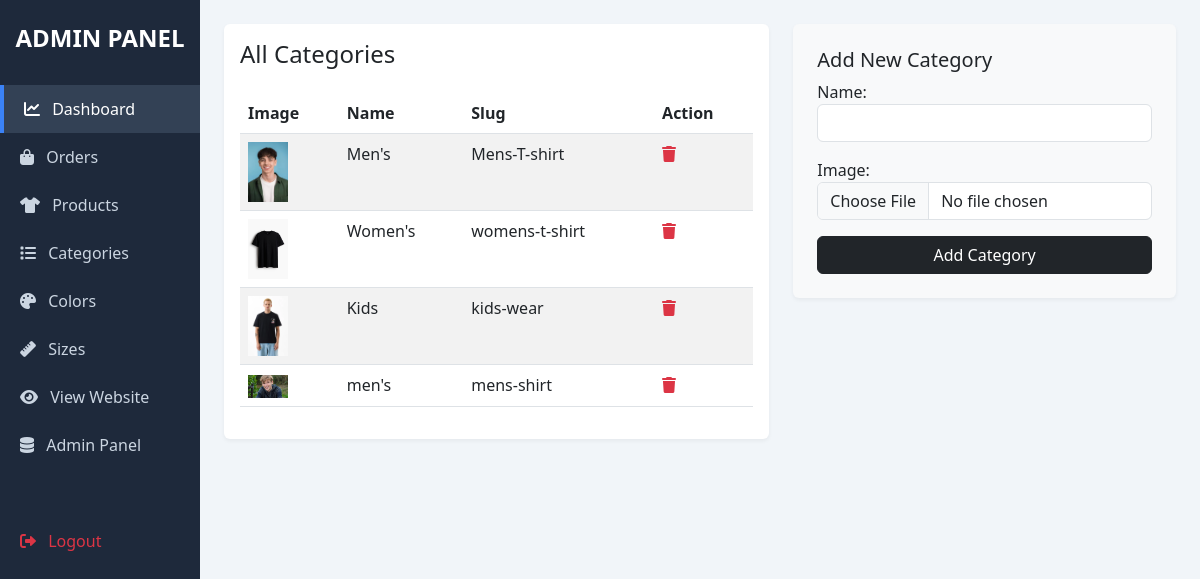
Screenshot of /my-admin/categories/ (signed in) with the database file from the repository.
### store/models.py (models this page shows, shortened)
class Category(models.Model):
    name = models.CharField(max_length=100)
    slug = models.SlugField(unique=True, blank=True)
    image = models.ImageField(upload_to='categories/', blank=True, null=True)
    class Meta:
        verbose_name_plural = "Categories"

### store/views.py (the view)
# urls.py: path('my-admin/categories/', views.admin_categories, name='admin_categories'),
@user_passes_test(is_admin)
def admin_categories(request):
    categories = Category.objects.all()
    if request.method == 'POST':
        form = CategoryForm(request.POST, request.FILES)
        if form.is_valid():
            cat = form.save(commit=False)
            cat.slug = slugify(cat.name) # Name se Slug auto-generate
            cat.save()
            messages.success(request, 'Category added successfully!')
            return redirect('admin_categories')
    else:
        form = CategoryForm()
    return render(request, 'store/custom_admin/manage_category.html', {'form': form, 'categories': categories})

### store/forms.py
class CategoryForm(forms.ModelForm):
    class Meta:
        model = Category
        fields = ['name', 'image'] # Slug hum view me auto-generate karenge
    def __init__(self, *args, **kwargs):
        super(CategoryForm, self).__init__(*args, **kwargs)
        self.fields['name'].widget.attrs['class'] = 'form-control'
        self.fields['image'].widget.attrs['class'] = 'form-control'

### store/context_processors.py (called while the page is built, shortened)
def menu_links(request):
    links = Category.objects.all()
    return dict(links=links)

def counter(request):
    cart_count = 0
    if 'admin' in request.path:
        return {}

### store/views.py (called while the page is built)
def is_admin(user):
    return user.is_superuser

### templates/store/custom_admin/manage_category.html (shortened to what this page needs)
{% extends 'store/custom_admin/admin_base.html' %}
{% block admin_content %}
<div class="row">
    <div class="col-md-7">
        <div class="card p-3">
            <h4>All Categories</h4>
            <table class="table table-striped mt-3">
                <thead><tr><th>Image</th><th>Name</th><th>Slug</th><th>Action</th></tr></thead>
                <tbody>
                    {% for cat in categories %}
                    <tr>
                        <td>
                            {% if cat.image %}<img src="{{ cat.image.url }}" width="40">{% endif %}
                        </td>
                        <td>{{ cat.name }}</td>
                        <td>{{ cat.slug }}</td>
                        <td>
                            <a href="{% url 'admin_delete_category' cat.id %}" class="text-danger" onclick="return confirm('Delete?')"><i class="fas fa-trash"></i></a>
                        </td>
                    </tr>
                    {% endfor %}
                </tbody>
            </table>
        </div>
    </div>
    <div class="col-md-5">
        <div class="card p-4 bg-light">
            <h5>Add New Category</h5>
            <form method="POST" enctype="multipart/form-data">
                <div class="mb-3">{{ form.as_p }}</div>
                <button type="submit" class="btn btn-dark w-100">Add Category</button>
            </form>
        </div>
    </div>
</div>
{% endblock %}

### templates/store/custom_admin/admin_base.html (shortened to what this page needs)
<!DOCTYPE html>
<html lang="en">
<head>
    <link href="https://cdn.jsdelivr.net/npm/bootstrap@5.3.0/dist/css/bootstrap.min.css" rel="stylesheet">
    <link rel="stylesheet" href="https://cdnjs.cloudflare.com/ajax/libs/font-awesome/6.0.0/css/all.min.css">
</head>
<body>
    <div class="d-flex">
        <div class="sidebar col-md-2 d-none d-md-block">
            <h4 class="text-center py-4 fw-bold">ADMIN PANEL</h4>
            <a href="{% url 'admin_dashboard' %}" class="active"><i class="fas fa-chart-line me-2"></i> Dashboard</a>
            <a href="{% url 'admin_order_list' %}"><i class="fas fa-shopping-bag me-2"></i> Orders</a>
            <a href="{% url 'admin_products' %}"><i class="fas fa-tshirt me-2"></i> Products</a>
            <a href="{% url 'admin_categories' %}"><i class="fas fa-list me-2"></i> Categories</a>
            <a href="{% url 'admin_colors' %}"><i class="fas fa-palette me-2"></i> Colors</a>
            <a href="{% url 'admin_sizes' %}"><i class="fas fa-ruler me-2"></i> Sizes</a>
            <a href="{% url 'home' %}" target="_blank"><i class="fas fa-eye me-2"></i> View Website</a>
            <a  href="/admin/" target="_blank"> <i class="fas fa-database me-2"></i><span> Admin Panel</span>
    </a>
            <a href="{% url 'handle_logout' %}" class="text-danger mt-5"><i class="fas fa-sign-out-alt me-2"></i> Logout</a>
        </div>
        <div class="col-md-10 col-12 p-4">
            {% block admin_content %}
            {% endblock %}
        </div>
    </div>
</body>
</html>

### templates/store/custom_admin/admin_base.html (style rules this page uses)
body { background-color: #f1f5f9; }
.sidebar { min-height: 100vh; background: #1e293b; color: white; }
.sidebar a { color: #cbd5e1; text-decoration: none; display: block; padding: 12px 20px; }
.sidebar a:hover, .sidebar a.active { background: #334155; color: white; border-left: 4px solid #3b82f6; }
.card { border: none; box-shadow: 0 2px 4px rgba(0,0,0,0.05); }

### rows the page displays
Category: image (picture), name "Men's", slug "Mens-T-shirt"
Category: image (picture), name "Women's", slug "womens-t-shirt"
Category: image (picture), name "Kids", slug "kids-wear"
Category: image (picture), name "men's", slug "mens-shirt"
